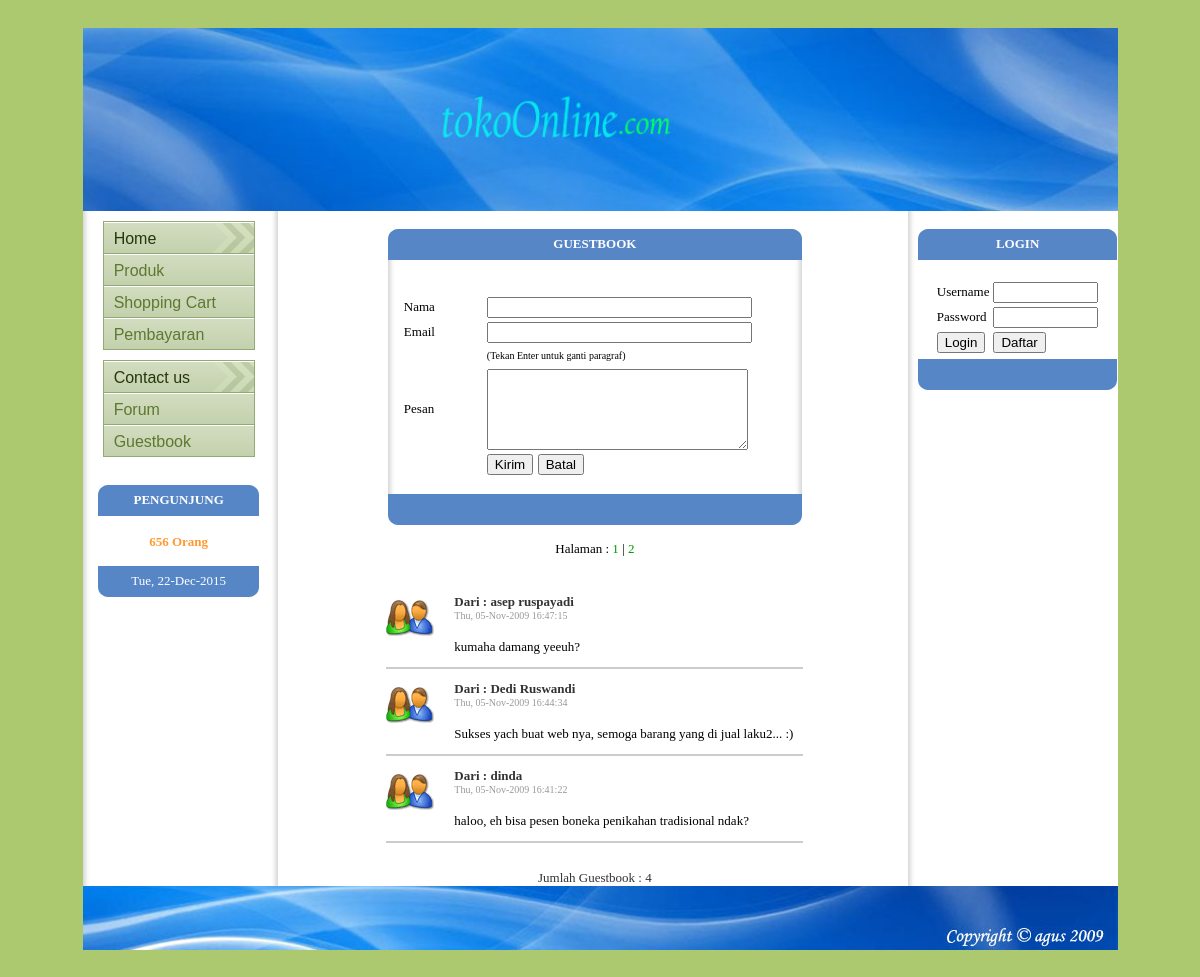
/index.php?page=3&id=0, run on the app's committed database.
### tables this page shows
CREATE TABLE `guestbook` (
  `id_gb` int(3) NOT NULL auto_increment,
  `tgl` varchar(30) NOT NULL,
  `nama` varchar(255) NOT NULL,
  `email` varchar(255) NOT NULL,
  `pesan` varchar(255) NOT NULL,
  PRIMARY KEY  (`id_gb`)
);

### guestbook-view.php (the view, shortened to what this page needs)
<html>
<head>
</head>
<body>
<p><font face="verdana" size="2">
<?
	include "./include/conn.php";
	$query=mysql_db_query($db,"select * from guestbook",$koneksi);
	$get_pages=mysql_num_rows($query);
	if ($get_pages>$entries)
	{
		echo "Halaman : ";
		$pages=1;
		while($pages<=ceil($get_pages/$entries))
		{
			if ($pages!=1)
			{
				echo " | ";
			}
		?>
		<a href="index.php?page=3&id=<? echo ($pages-1); ?> " style="text-decoration:none"><font size="2" face="verdana" color="#009900"><? echo $pages; ?></font></a>
		 <?
				$pages++;
		}
	}else{
		$pages=0;
	}
	?>
	  </font>
	<?
	$page=(int)$_GET['id'];
	$offset=$page*$entries;
	$result=mysql_db_query($db,"select * from guestbook order by tgl desc limit $offset,$entries",$koneksi);
	$jumlah=mysql_num_rows($query);
?>
</p>
<br>
<table align="center" width="423" border="0">
	<?
	if ($jumlah){
		while ($row=mysql_fetch_array($result))
		{
		?>
			<tr>
				<td valign="top" colspan="2">
					<img src="./img/guestbook.png" border="0">
				</td>
				<td width="349">
					<b><font face="verdana" size="2" color="#333333">Dari : <? echo $row['nama']; ?></font></b><br>
					<font face="verdana" size="1" color="#999999"><? echo $row['tgl']; ?></font><br><br>
					<font face="verdana" size="2"><? echo $row['pesan']; ?></font><br>
			  </td>
			</tr>
			<tr>
				<td colspan="3"><hr color="#CCCCCC"></td>
			</tr>
		<?
		}
	}else{
		?><p align="center"><font color="#FF0000" face="verdana" size="2"><b>Belum ada data!!</b></font></p><?
	}
	?>
</table>
<p><font face="verdana" size="2" color="#333333">Jumlah Guestbook : <? echo $jumlah; ?></font></p>
</body>
</html>

### data on the page
guestbook: nama "asep ruspayadi", tgl "Thu, 05-Nov-2009 16:47:15", pesan "kumaha damang yeeuh?"
guestbook: nama "Dedi Ruswandi", tgl "Thu, 05-Nov-2009 16:44:34", pesan "Sukses yach buat web nya, semoga barang yang di jual laku2... :)"
guestbook: nama "dinda", tgl "Thu, 05-Nov-2009 16:41:22", pesan "haloo, eh bisa pesen boneka penikahan tradisional ndak?"

### other printed values
$visit "656"
$jumlah "4"
